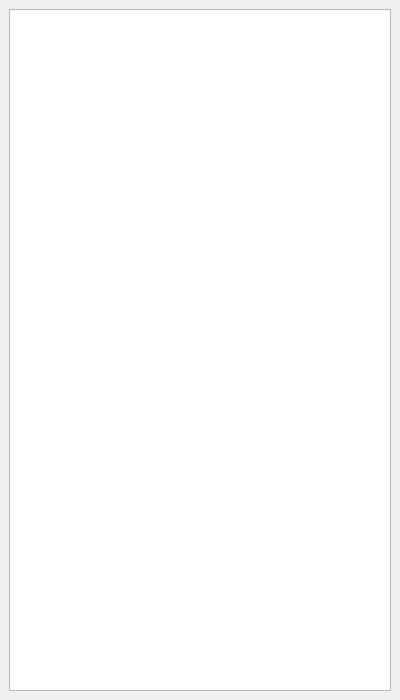
<?xml version="1.0" encoding="UTF-8"?>
<ui version="4.0">
 <class>DataWindowDockWidget</class>
 <widget class="QDockWidget" name="DataWindowDockWidget">
  <property name="geometry">
   <rect>
    <x>0</x>
    <y>0</y>
    <width>400</width>
    <height>700</height>
   </rect>
  </property>
  <property name="sizePolicy">
   <sizepolicy hsizetype="MinimumExpanding" vsizetype="MinimumExpanding">
    <horstretch>0</horstretch>
    <verstretch>0</verstretch>
   </sizepolicy>
  </property>
  <property name="minimumSize">
   <size>
    <width>200</width>
    <height>700</height>
   </size>
  </property>
  <property name="allowedAreas">
   <set>Qt::LeftDockWidgetArea|Qt::RightDockWidgetArea</set>
  </property>
  <property name="windowTitle">
   <string>Data Plot</string>
  </property>
  <widget class="QWidget" name="dockWidgetContents">
   <layout class="QVBoxLayout" name="verticalLayout">
    <item>
     <widget class="QTableView" name="m_tableView_rawTableView">
      <property name="autoScroll">
       <bool>false</bool>
      </property>
      <property name="horizontalScrollMode">
       <enum>QAbstractItemView::ScrollPerPixel</enum>
      </property>
      <property name="showGrid">
       <bool>false</bool>
      </property>
      <attribute name="horizontalHeaderVisible">
       <bool>false</bool>
      </attribute>
     </widget>
    </item>
   </layout>
  </widget>
 </widget>
 <resources/>
 <connections/>
</ui>
